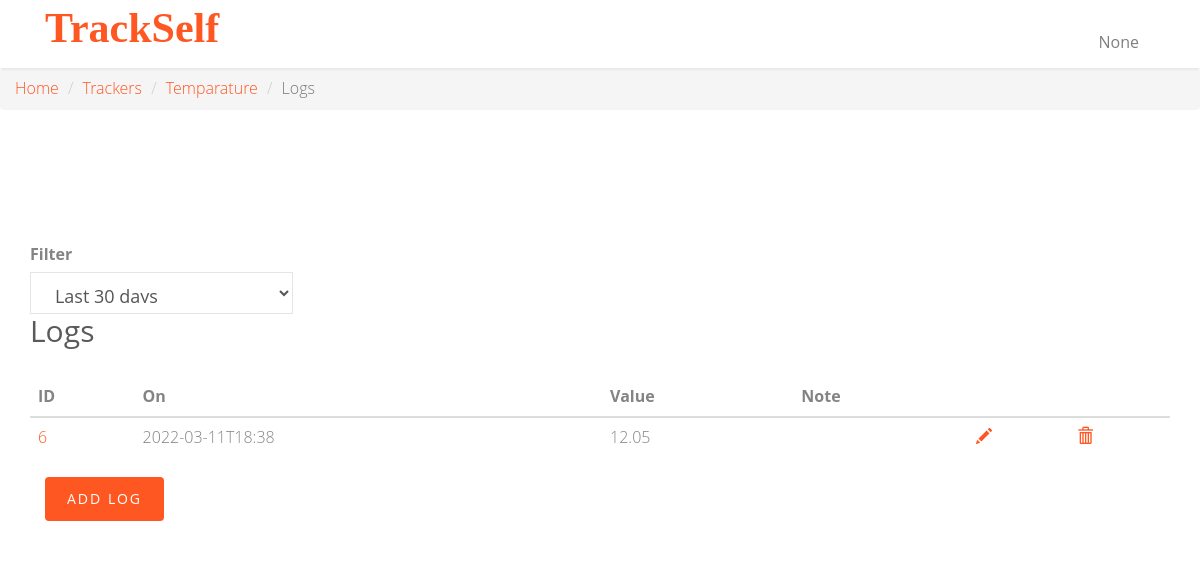
The app's page /trackers/4/logs, older data.
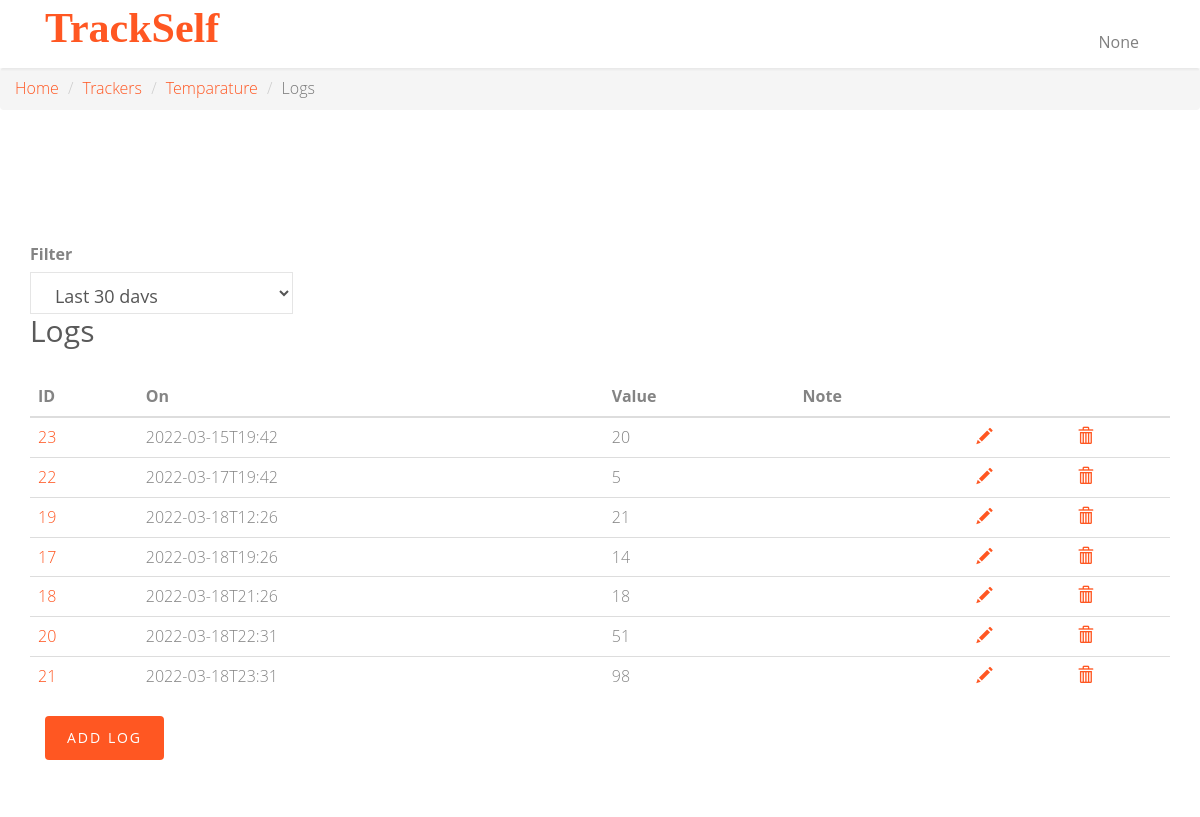
The same page, newer data.
### app.py (models this page shows)
class Tracker(db.Model):
    __tablename__ = 'tracker'
    id = db.Column(db.Integer, autoincrement=True, primary_key=True)
    name = db.Column(db.String, unique=True, nullable=False)
    description = db.Column(db.String, nullable=False)
    type = db.Column(db.String, nullable=False)
    settings = db.Column(db.String)

class Log(db.Model):
    __tablename__ = 'log'
    id = db.Column(db.Integer, primary_key=True, autoincrement=True)
    timestamp = db.Column(db.String, nullable=False)
    tracker = db.Column(db.Integer, db.ForeignKey('tracker.id'), nullable=False)
    value = db.Column(db.String, nullable=False)
    note = db.Column(db.String)

### app.py (the view)
@app.route("/trackers/<string:tracker_id>/logs")
def tracker_details_page(tracker_id):
    last_days = int(request.args.get('lastdays',30))
    filter_after = datetime.today() - timedelta(days=last_days)
    username = request.cookies.get('username')
    tracker = Tracker.query.filter_by(id=tracker_id).first()
    logs = Log.query.filter_by(tracker=tracker_id).filter(Log.timestamp >= filter_after).order_by(Log.timestamp).all()
    timestamps=[]
    values=[]
    for log in logs:
        timestamps.append(log.timestamp)
        values.append(log.value)
    return render_template('logs-get.html', last_days=last_days, username=username, tracker=tracker, logs=logs,
                           timestamps=timestamps, values=values)

### templates/logs-get.html (shortened to what this page needs)
<!DOCTYPE html>
<html class="no-js">
<head>
    <link rel="stylesheet" href="../../static/css/animate.css">
    <link rel="stylesheet" href="../../static/css/icomoon.css">
    <link rel="stylesheet" href="../../static/css/bootstrap.css">
    <link rel="stylesheet" href="../../static/css/superfish.css">
    <link rel="stylesheet" href="../../static/css/style.css">
</head>
<body>
<div id="fh5co-wrapper">
    <div id="fh5co-page">
        <header id="fh5co-header-section" class="sticky-banner">
            <div class="container">
                <div class="nav-header">
                    <h1 id="fh5co-logo" class="col-sm-2"><a href="/">TrackSelf</a></h1>
                    <nav id="fh5co-menu-wrap" role="navigation" class="col-sm-1">
                        <ul class="sf-menu" id="fh5co-primary-menu">
                            <li class="nav-item dropdown">
                                <a class="nav-link dropdown-toggle" href="#" id="navbardrop" data-toggle="dropdown">
                                    {{ username }}
                                </a>
                            </li>
                        </ul>
                    </nav>
                </div>
            </div>
        </header>
        <nav aria-label="breadcrumb">
            <ol class="breadcrumb">
                <li class="breadcrumb-item"><a href="/">Home</a></li>
                <li class="breadcrumb-item"><a href="/trackers">Trackers</a></li>
                <li class="breadcrumb-item"><a href="/trackers/{{ tracker['id'] }}">{{ tracker['name'] }}</a></li>
                <li class="breadcrumb-item active" aria-current="page">Logs</li>
            </ol>
        </nav>
        <div id="fh5co-contact" class="animate-box">
            <div class="container">
                <div class="row">
                    <div class="col-md-3">
                        <label for="period">Filter</label>
                        <select name="period" id="period" class="form-control form-control-lg"  placeholder="Filter"
                                onchange="redirect({{ tracker['id'] }}, document.getElementById('period').value)">
                            <option value="30" {% if last_days==30%}selected='selected'{% endif %}>Last 30 days</option>
                        </select>
                        </div>
<div class="col-md-12">
                        <h2>Logs</h2>
                        <table id="tracker-logs" class="table">
                            <thead>
                            <th scope="col">ID</th>
                            <th scope="col">On</th>
                            <th scope="col">Value</th>
                            <th scope="col">Note</th>
                            <th scope="col"></th>
                            <th scope="col"></th>
                            </thead>
                            <tbody>
                            {% for log in logs%}
                            <tr>
                                <td><a href="/trackers/{{ tracker['id'] }}/logs/{{ log['id'] }}">{{ log['id'] }}</a></td>
                                <td>{{ log['timestamp'] }}</td>
                                <td>
                                    {% if tracker['type'] == 'boolean'%}
                                        {% if log['value'] == '1'%}
                                            True
                                        {% else %}
                                            False
                                        {% endif %}
                                    {% else %}
                                        {{ log['value'] }}
                                    {% endif %}
                                </td>
                                <td>{{ log['note'] }}</td>
                                <td><a href="/trackers/{{ tracker['id'] }}/logs/{{ log['id'] }}/update"><i
                                        class="glyphicon glyphicon-pencil"></i></a></td>
                                <td><a href="/trackers/{{ tracker['id'] }}/logs/{{ log['id'] }}/delete"><i
                                        class="glyphicon glyphicon-trash"></i></a></td>
                            </tr>
                            {% endfor %}
                            </tbody>
                        </table>
                        <div class="col-md-12">
                            <div class="form-group">
                                <button id="myButton" class="btn btn-primary" onclick="add_log({{ tracker['id'] }})">Add Log</button>
                            </div>
                        </div>
                    </div>
                </div>
            </div>
        </div>
    </div>
</div>
</body>
</html>

### static/css/superfish.css (style rules this page uses)
.sf-menu, .sf-menu * { margin: 0; padding: 0; list-style: none; }
.sf-menu li { position: relative; }
.sf-menu > li { float: left; }
.sf-menu a { display: block; position: relative; }
.sf-menu { float: left; margin-bottom: 1em; }
.sf-menu a { border-left: 1px solid #fff; border-top: 1px solid #dFeEFF; border-top: 1px solid rgba(255,255,255,.5); padding: .75em 1em; text-decoration: none; zoom: 1; }
.sf-menu a { color: #13a; }
.sf-menu li { background: #BDD2FF; white-space: nowrap; *white-space: normal; -webkit-transition: background .2s; transition: background .2s; }

### static/css/style.css (style rules this page uses)
body { font-family: "Open Sans", Arial, sans-serif; line-height: 1.6; font-size: 16px; background: #fff; color: #848484; font-weight: 300; overflow-x: hidden; }
a { color: #ff5722; -webkit-transition: 0.5s, ease; -o-transition: 0.5s, ease; transition: 0.5s, ease; }
p, ul, ol { margin-bottom: 1.5em; font-size: 16px; color: #848484; font-family: "Open Sans", Arial, sans-serif; }
h1, h2, h3, h4, h5, h6 { color: #5a5a5a; font-family: "Open Sans", Arial, sans-serif; font-weight: 400; margin: 0 0 30px 0; }
.stuck { position: fixed !important; top: 0 !important; -webkit-box-shadow: 0 2px 2px rgba(0, 0, 0, 0.05); -moz-box-shadow: 0 2px 2px rgba(0, 0, 0, 0.05); -ms-box-shadow: 0 2px 2px rgba(0, 0, 0, 0.05); -o-box-shadow: 0 2px 2px rgba(0, 0, 0, 0.05); box-shadow: 0 2px 2px rgba(0, 0, 0, 0.05); }
.sf-menu { margin: 7px 0 0 0 !important; }
.sf-menu { float: right; }
.sf-menu a { color: rgba(0, 0, 0, 0.5); padding: 0.75em 1em !important; font-weight: normal; border-left: none; border-top: none; border-top: none; text-decoration: none; zoom: 1; font-size: 16px; border-bottom: none !important; }
.sf-menu li, .sf-menu ul li, .sf-menu ul ul li, .sf-menu li:hover, .sf-menu li.sfHover { background: transparent; }
#fh5co-header-section { padding: 0; position: relative; left: 0; width: 100%; z-index: 1022; background: #fff; }
.nav-header { position: relative; float: left; width: 100%; }
#fh5co-logo { position: relative; z-index: 2; font-size: 22px; text-transform: uppercase; font-weight: 700; float: left; margin: 5px 0px 0px 0px; }
#fh5co-logo a { color: #ff5722; }
#fh5co-menu-wrap { position: relative; z-index: 2; display: block; float: right; margin-top: 1%; }
#fh5co-menu-wrap .sf-menu a { padding: 1em .75em; }
#fh5co-services, #fh5co-about, #fh5co-contact { padding: 7em 0; }
#fh5co-contact .form-control { -webkit-box-shadow: none; -moz-box-shadow: none; -ms-box-shadow: none; -o-box-shadow: none; box-shadow: none; border: none; border: 1px solid rgba(0, 0, 0, 0.1); font-size: 18px; font-weight: 400; -webkit-border-radius: 0px; -moz-border-radius: 0px; -ms-border-radius: 0px; border-radius: 0px; }
#fh5co-contact .form-group { margin-bottom: 30px; }
.btn { -webkit-transition: 0.3s; -o-transition: 0.3s; transition: 0.3s; }
.btn { text-transform: uppercase; letter-spacing: 2px; -webkit-transition: 0.3s; -o-transition: 0.3s; transition: 0.3s; }
.btn.btn-primary { background: #ff5722; color: #fff; border: none !important; border: 2px solid transparent !important; }
.js .animate-box { opacity: 0; }
#fh5co-wrapper { overflow-x: hidden; position: relative; }
#fh5co-page { position: relative; -webkit-transition: 0.5s; -o-transition: 0.5s; transition: 0.5s; }
#offcanvas-menu { position: absolute; top: 0; bottom: 0; z-index: 99; background: #222; right: -240px; width: 240px; padding: 20px; overflow-y: scroll !important; display: none; }
#offcanvas-menu ul { padding: 0; margin: 0; }
#offcanvas-menu ul li { padding: 0; margin: 0 0 10px 0; list-style: none; }
#offcanvas-menu ul li a { font-size: 18px; color: rgba(255, 255, 255, 0.4); }

### templates/logs-get.html (style rules this page uses)
#fh5co-logo a { color: #ff5722; text-transform: none; font-family: Garamond; font-size: 42px; }

Row changes from the older to the newer data that the page shows:
removed Log: id "6", timestamp "2022-03-11T18:38", value "12.05"
added Log: id "23", timestamp "2022-03-15T19:42", value "20"
added Log: id "22", timestamp "2022-03-17T19:42", value "5"
added Log: id "19", timestamp "2022-03-18T12:26", value "21"
added Log: id "17", timestamp "2022-03-18T19:26", value "14"
added Log: id "18", timestamp "2022-03-18T21:26", value "18"
added Log: id "20", timestamp "2022-03-18T22:31", value "51"
added Log: id "21", timestamp "2022-03-18T23:31", value "98"
